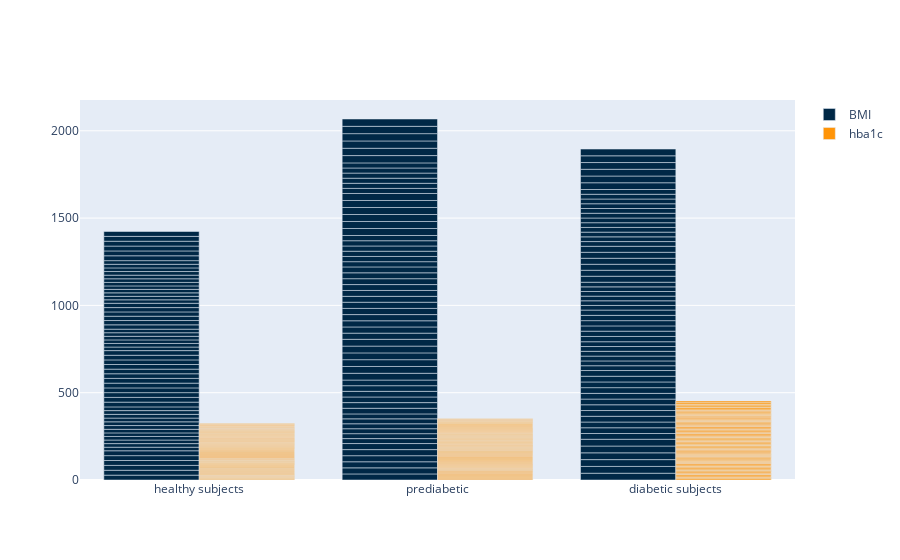

Source (notebook cell):
### Code cell
#Evaluar la relación del BMI y hba1c de cada grupo mediante un gráfico de barras interactivo

trace1 = go.Bar(x = sample_metadata["HEALTH_STATUS"],
                y = sample_metadata['BMI'],
                name = 'BMI',
                marker = dict(color = 'rgba(0, 40, 70, 20)'),
                )

trace2 = go.Bar(x = sample_metadata["HEALTH_STATUS"],
               y = sample_metadata['hba1c'],
               name = 'hba1c',
               marker = dict(color = 'rgba(255, 148, 7, 80)'),
               )

data = [trace1, trace2] 

layout = go.Layout(barmode = "group") 

fig = go.Figure(data = data, layout = layout)

iplot(fig)

### Figure 1 — Plotly figure (JSON) as saved in the notebook; plotly's stock layout.template omitted (floating-point values rounded to 4 significant figures; data arrays with more than 128 entries replaced by an {"elided": "..."} marker saying what was removed)
{"data": [{"marker": {"color": "rgba(0, 40, 70, 20)"}, "name": "BMI", "type": "bar", "x": {"elided": "180 str values"}, "y": {"elided": "180 float values"}}, {"marker": {"color": "rgba(255, 148, 7, 80)"}, "name": "hba1c", "type": "bar", "x": {"elided": "180 str values"}, "y": {"elided": "180 float values"}}], "layout": {"barmode": "group"}}
